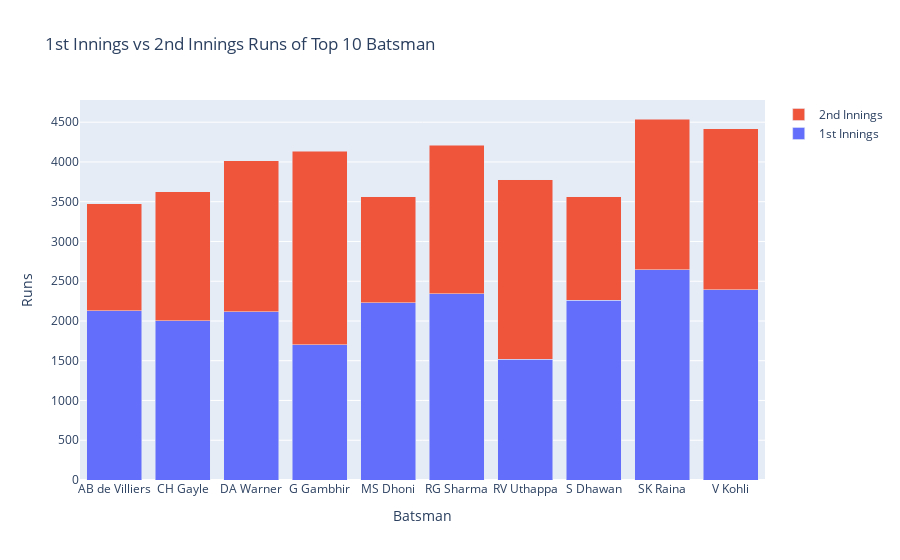

Notebook code cell kept with this figure:
### Code cell
# Plot Stacked Bar Chart here
trace1 = go.Bar(x=final['batsman'], y=final['1st Innings'], name='1st Innings')
tarce2 = go.Bar(x=final['batsman'], y=final['2nd Innings'], name='2nd Innings')

data = [trace1, tarce2]
layout = go.Layout(title='1st Innings vs 2nd Innings Runs of Top 10 Batsman', xaxis={'title':'Batsman'}, yaxis={'title':'Runs'})
fig = go.Figure(data=data, layout=layout)

fig.update_layout(barmode='stack')   # Change the bar mode

fig.show()

### Figure 1 — Plotly figure (JSON) as saved in the notebook; plotly's stock layout.template omitted (floating-point values rounded to 4 significant figures)
{"data": [{"name": "1st Innings", "type": "bar", "x": ["AB de Villiers", "CH Gayle", "DA Warner", "G Gambhir", "MS Dhoni", "RG Sharma", "RV Uthappa", "S Dhawan", "SK Raina", "V Kohli"], "y": [2128, 2003, 2118, 1699, 2232, 2344, 1516, 2262, 2647, 2391]}, {"name": "2nd Innings", "type": "bar", "x": ["AB de Villiers", "CH Gayle", "DA Warner", "G Gambhir", "MS Dhoni", "RG Sharma", "RV Uthappa", "S Dhawan", "SK Raina", "V Kohli"], "y": [1345, 1623, 1896, 2433, 1328, 1863, 2262, 1299, 1893, 2027]}], "layout": {"barmode": "stack", "title": {"text": "1st Innings vs 2nd Innings Runs of Top 10 Batsman"}, "xaxis": {"title": {"text": "Batsman"}}, "yaxis": {"title": {"text": "Runs"}}}}
